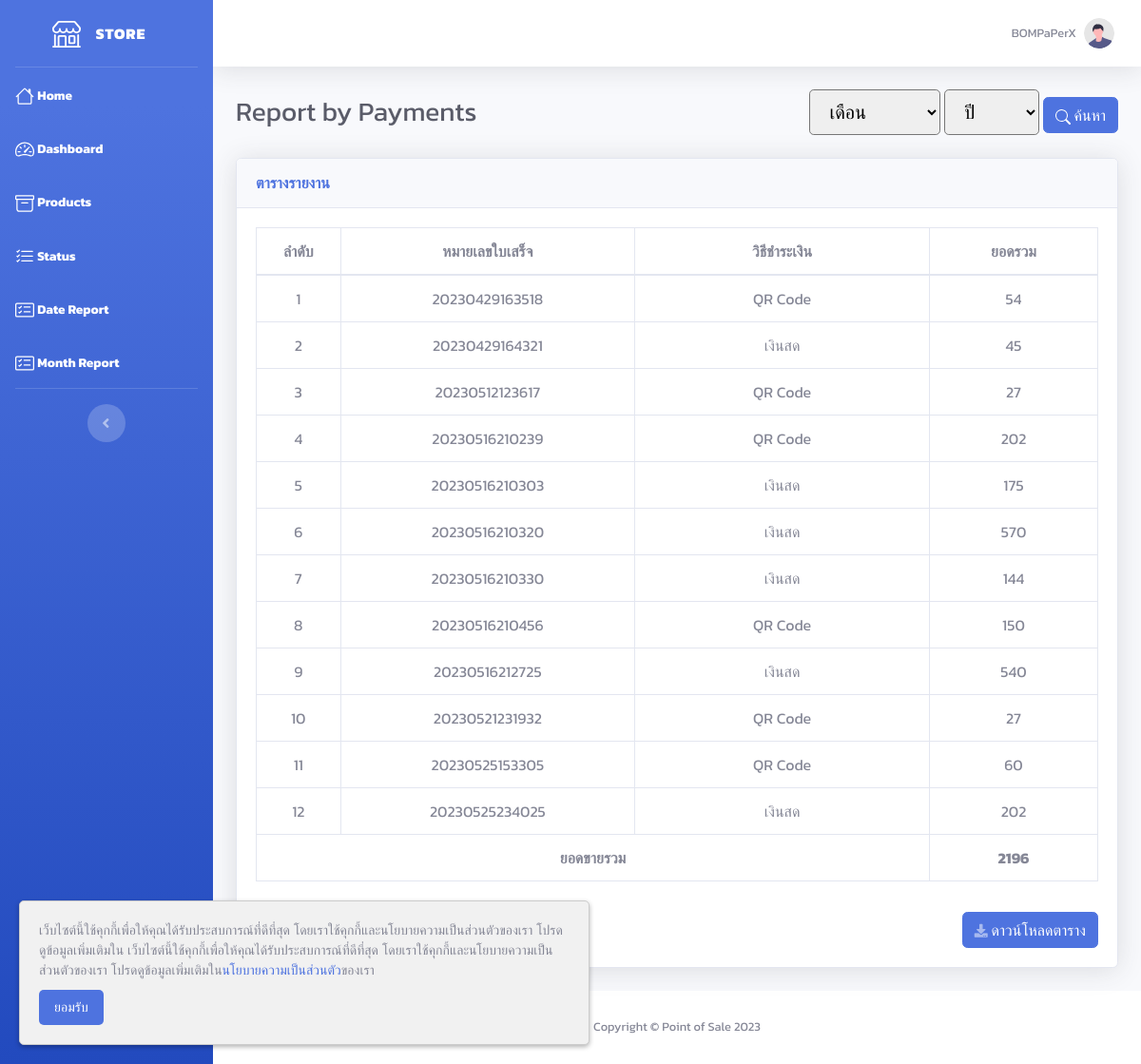
Before: /report_payment.php (signed in) with the older database file.
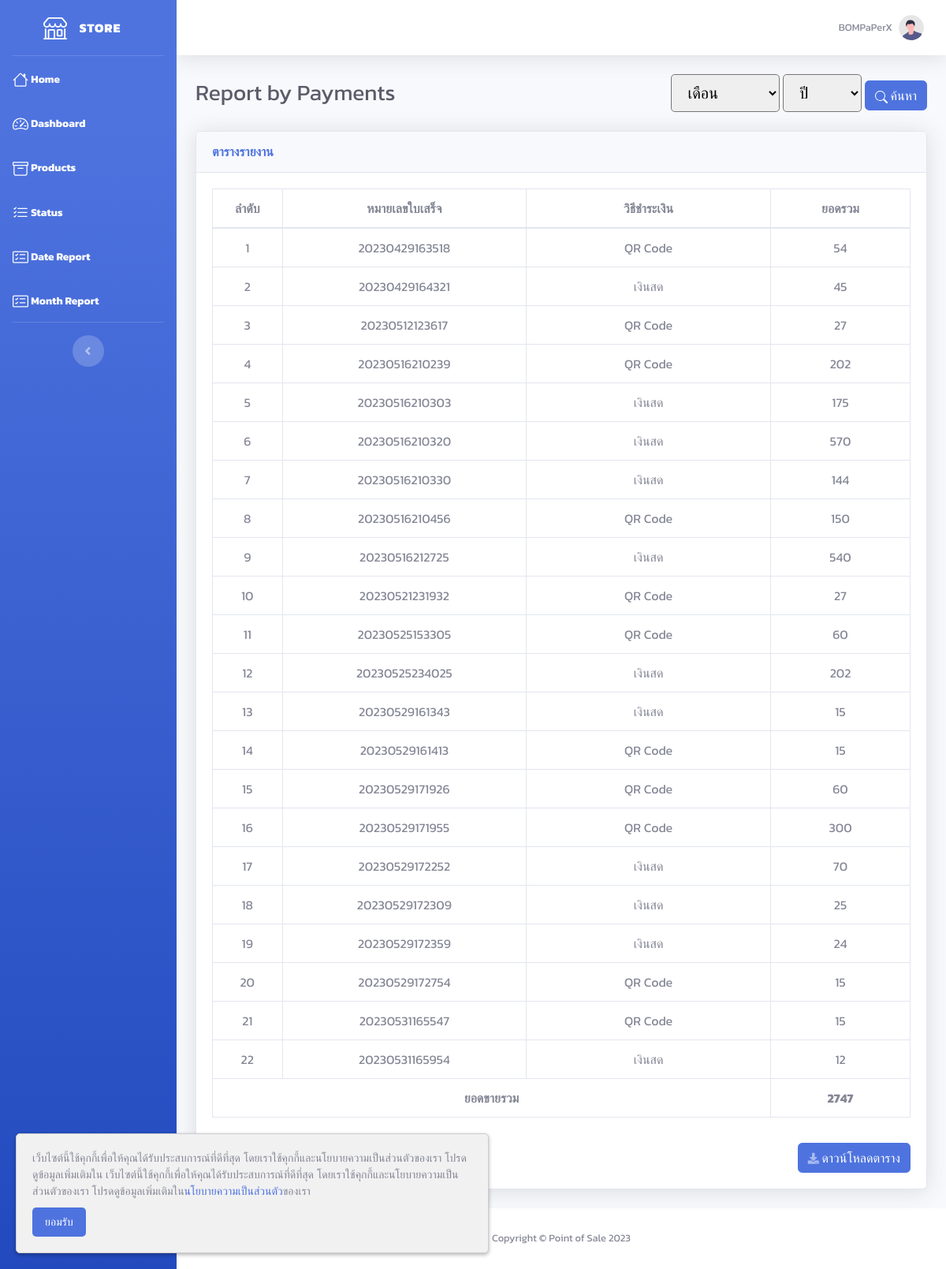
After: the same page with the newer database file.
### tables this page shows
CREATE TABLE `user` (
  `user_id` int(10) NOT NULL,
  `email` varchar(255) NOT NULL,
  `password` varchar(255) NOT NULL,
  `password_view` varchar(255) NOT NULL,
  `status` tinyint(1) NOT NULL COMMENT '0=disable\r\n1=enable',
  `agree` tinyint(1) NOT NULL,
  `firstname` varchar(255) NOT NULL,
  `lastname` varchar(255) NOT NULL,
  `id_number` varchar(13) NOT NULL,
  `phone` varchar(10) NOT NULL,
  `line` varchar(255) NOT NULL,
  `address` text NOT NULL,
  `store` varchar(255) NOT NULL,
  `description` text NOT NULL,
  `img_path` text NOT NULL
);

CREATE TABLE `payment` (
  `payment_id` int(10) NOT NULL,
  `no_receipt` varchar(255) NOT NULL,
  `method` tinyint(1) NOT NULL COMMENT '0=cash\r\n1=qrcode',
  `timestamp` timestamp NOT NULL DEFAULT current_timestamp(),
  `status` tinyint(1) NOT NULL DEFAULT 0
);

CREATE TABLE `record` (
  `record_id` int(10) NOT NULL,
  `no_receipt` varchar(255) NOT NULL,
  `product_id` int(10) NOT NULL,
  `quantity` int(255) NOT NULL,
  `net_price` int(255) NOT NULL
);

### report_payment.php (the view, shortened to what this page needs)
<!DOCTYPE html>
<html lang="en">
<?php
require 'include/connect.php';
include 'include/header.php';
$user_id = $_SESSION['user_id'];
$report_data = $connect->prepare("SELECT * FROM payment INNER JOIN record ON payment.no_receipt = record.no_receipt INNER JOIN product ON record.product_id = product.product_id WHERE user_id = '$user_id' GROUP BY record.no_receipt");
$report_data->execute();
$row_report = $report_data->fetchAll(PDO::FETCH_ASSOC);
?>
<body id="page-top">
    <div id="wrapper">
        <?php include 'include/sidebar.php'; ?>
        <div id="content-wrapper" class="d-flex flex-column">
            <div id="content">
                <?php include 'include/topbar.php'; ?>
                <div class="container-fluid">
                    <div class="d-sm-flex align-items-center justify-content-between mb-4">
                        <h1 class="h3 mb-0 text-gray-800">Report by Payments</h1>
                        <form method="GET" action="report_payment.php">
                            <div class="d-inline">
                                <select class="form-select form-control-lg is-valid d-inline" name="month">
                                    <option value="">เดือน</option>
                                </select>
                                <select class="form-select form-control-lg is-valid d-inline" name="year" required>
                                    <option value="">ปี</option>
                                </select>
                            </div>
                            <button type="submit" class="btn btn-primary">
                                ค้นหา
                            </button>
                        </form>
                    </div>
                    <div class="card shadow mb-4">
                        <div class="card-header py-3">
                            <h6 class="m-0 font-weight-bold text-primary">ตารางรายงาน</h6>
                        </div>
                        <div class="card-body">
                            <div class="table-responsive">
                                <table class="table table-bordered" id="Table" width="100%" cellspacing="0">
                                    <thead>
                                        <tr>
                                            <th width="10%" class="text-center">ลำดับ</th>
                                            <th width="35%" class="text-center">หมายเลขใบเสร็จ</th>
                                            <th width="35%" class="text-center">วิธีชำระเงิน</th>
                                            <th width="20%" class="text-center">ยอดรวม</th>
                                        </tr>
                                    </thead>
                                    <tbody>
                                        <?php
                                        $all_price = 0;
                                        $j = 1;
                                        foreach ($row_report as $row) {
                                            $price = $connect->prepare("SELECT net_price, quantity FROM record WHERE no_receipt = '" . $row['no_receipt'] . "'");
                                            $price->execute();
                                            $row_price = $price->fetchAll(PDO::FETCH_ASSOC);
                                            $total_price = 0;
                                            foreach ($row_price as $rp) {
                                                $total_price += $rp['net_price'] * $rp['quantity'];
                                            }
                                            $all_price += $total_price;
                                        ?>
                                            <tr>
                                                <td class="text-center"><?= $j++ ?></td>
                                                <td class="text-center"><?= $row['no_receipt'] ?></td>
                                                <td class="text-center"><?= $row['method'] == 1 ? 'QR Code' : 'เงินสด' ?></td>
                                                <td class="text-center"><?= $total_price ?></td>
                                            </tr>
                                        <?php } ?>
                                    </tbody>
                                    <tfoot>
                                        <tr>
                                            <th colspan="3" class="text-center">ยอดขายรวม</th>
                                            <th class="text-center"><?= $all_price ?></th>
                                        </tr>
                                    </tfoot>
                                </table>
                            </div>
                            <button id="download_link" onClick="javascript:ExcelReport();" class="btn btn-primary float-right mt-3">
                                <i class="fas fa-download fa-sm text-white-50"></i> ดาวน์โหลดตาราง
                            </button>
                        </div>
                    </div>
                </div>
            </div>
            <?php include 'include/footer.php'; ?>
        </div>
    </div>
</body>
</html>

### include/header.php (shortened to what this page needs)
<head>
    <link href="vendor/fontawesome-free/css/all.min.css" rel="stylesheet" type="text/css">
    <link href="css/sb-admin-2.min.css" rel="stylesheet">
    <link href="vendor/datatables/dataTables.bootstrap4.min.css" rel="stylesheet">
    <link rel="stylesheet" href="https://cdn.jsdelivr.net/npm/sweetalert2@11/dist/sweetalert2.min.css">
</head>
<?php
  include 'pdpa_popup.php';
?>

### include/pdpa_popup.php (shortened to what this page needs)
<div id="cookieNotice" class="pdpa-popup">
    <p>เว็บไซต์นี้ใช้คุกกี้เพื่อให้คุณได้รับประสบการณ์ที่ดีที่สุด โดยเราใช้คุกกี้และนโยบายความเป็นส่วนตัวของเรา โปรดดูข้อมูลเพิ่มเติมใน เว็บไซต์นี้ใช้คุกกี้เพื่อให้คุณได้รับประสบการณ์ที่ดีที่สุด โดยเราใช้คุกกี้และนโยบายความเป็นส่วนตัวของเรา โปรดดูข้อมูลเพิ่มเติมใน<a href="privacy_policy.php">นโยบายความเป็นส่วนตัว</a>ของเรา</p>
    <button type="button" onclick="acceptCookieConsent()">ยอมรับ</button>
</div>

### include/sidebar.php (shortened to what this page needs)
<ul class="navbar-nav bg-gradient-primary sidebar sidebar-dark accordion" id="accordionSidebar">
    <a class="sidebar-brand d-flex align-items-center justify-content-center" href="index.php">
        <div class="sidebar-brand-icon">
        </div>
        <div class="sidebar-brand-text mx-3">Store</sup></div>
    </a>
    <hr class="sidebar-divider my-0">
    <li class="nav-item active">
        <a class="nav-link" href="index.php">
            <span>Home</span>
        </a>
    </li>
    <li class="nav-item active">
        <a class="nav-link" href="dashboard.php">
            <span>Dashboard</span>
        </a>
    </li>
    <li class="nav-item active">
        <a class="nav-link" href="product.php">
            <span>Products</span>
        </a>
    </li>
    <li class="nav-item active">
        <a class="nav-link" href="status.php">
            <span>Status</span>
        </a>
    </li>
    <li class="nav-item active">
        <a class="nav-link" href="report_payment_date.php">
            <span>Date Report</span>
        </a>
    </li>
    <li class="nav-item active">
        <a class="nav-link" href="report_payment_month.php">
            <span>Month Report</span>
        </a>
    </li>
    <hr class="sidebar-divider">
    <div class="text-center d-none d-md-inline">
        <button class="rounded-circle border-0" id="sidebarToggle"></button>
    </div>
</ul>

### include/topbar.php (shortened to what this page needs)
<?php
if (isset($_SESSION['user_id'])) {
    $user_id = $_SESSION['user_id'];
    $profile = $connect->prepare("SELECT * FROM user WHERE user_id = :user_id");
    $profile->bindParam(":user_id", $user_id);
    $profile->execute();
    $row_profile = $profile->fetch(PDO::FETCH_ASSOC);
} else {
    $admin_id = $_SESSION['admin_id'];
    $profile = $connect->prepare("SELECT * FROM admin WHERE admin_id = :admin_id");
    $profile->bindParam(":admin_id", $admin_id);
    $profile->execute();
    $row_profile = $profile->fetch(PDO::FETCH_ASSOC);
}
?>
<nav class="navbar navbar-expand navbar-light bg-white topbar mb-4 static-top shadow">
    <ul class="navbar-nav ml-auto">
        <li class="nav-item dropdown no-arrow">
            <a class="nav-link dropdown-toggle" href="#" id="userDropdown" role="button" data-toggle="dropdown" aria-haspopup="true" aria-expanded="false">
                <span class="mr-2 d-none d-lg-inline text-gray-600 small"><?= isset($_SESSION['user_id']) ? $row_profile['store'] : $row_profile['firstname'] . ' ' . $row_profile['lastname'] ?></span>
                <img class="img-profile rounded-circle" src="../img/undraw_profile.svg">
            </a>
        </li>
    </ul>
</nav>

### include/footer.php
<footer class="sticky-footer bg-white">
    <div class="container my-auto">
        <div class="copyright text-center my-auto">
            <span>Copyright &copy; Point of Sale 2023</span>
        </div>
    </div>
</footer>

### include/header.php (style rules this page uses)
body { font-family: 'Kanit', sans-serif; }

### include/pdpa_popup.php (style rules this page uses)
.pdpa-popup { position: fixed; bottom: 20px; left: 20px; background: #f1f1f1; padding: 20px; border: 1px solid #ccc; border-radius: 5px; box-shadow: 0px 2px 5px 0px rgba(0, 0, 0, 0.3); font-family: Arial, sans-serif; font-size: 14px; z-index: 9999; max-width: 600px; margin-left: auto; margin-right: auto; }
.pdpa-popup p { margin: 0; }
.pdpa-popup button { margin-top: 10px; background-color: #4e73df; color: #fff; border: none; padding: 8px 16px; border-radius: 5px; font-size: 14px; cursor: pointer; transition: background-color 0.3s ease; }

Changed rows visible on the page:
added payment: record.no_receipt "20230529161343", method "เงินสด", total_price "15"
added payment: record.no_receipt "20230529161413", method "QR Code", total_price "15"
added payment: record.no_receipt "20230529171926", method "QR Code", total_price "60"
added payment: record.no_receipt "20230529171955", method "QR Code", total_price "300"
added payment: record.no_receipt "20230529172252", method "เงินสด", total_price "70"
added payment: record.no_receipt "20230529172309", method "เงินสด", total_price "25"
added payment: record.no_receipt "20230529172359", method "เงินสด", total_price "24"
added payment: record.no_receipt "20230529172754", method "QR Code", total_price "15"
added payment: record.no_receipt "20230531165547", method "QR Code", total_price "15"
added payment: record.no_receipt "20230531165954", method "เงินสด", total_price "12"
Other visible differences:
$all_price: "2196" → "2747"
